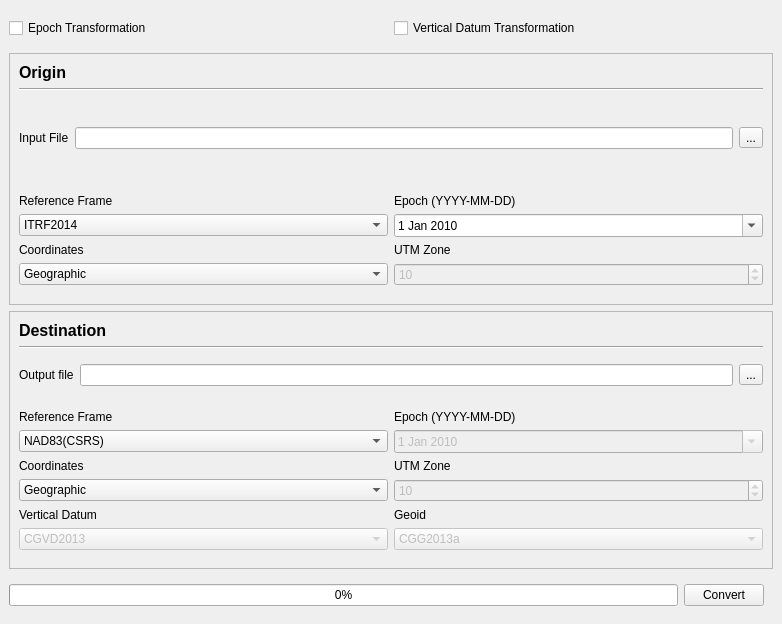
<?xml version="1.0" encoding="UTF-8"?>
<ui version="4.0">
 <class>MainWindow</class>
 <widget class="QMainWindow" name="MainWindow">
  <property name="geometry">
   <rect>
    <x>0</x>
    <y>0</y>
    <width>782</width>
    <height>624</height>
   </rect>
  </property>
  <property name="cursor">
   <cursorShape>ArrowCursor</cursorShape>
  </property>
  <property name="windowTitle">
   <string>LAS TRX</string>
  </property>
  <property name="windowIcon">
   <iconset>
    <normaloff>lastrx.ico</normaloff>lastrx.ico</iconset>
  </property>
  <widget class="QWidget" name="centralwidget">
   <layout class="QVBoxLayout" name="verticalLayout">
    <item>
     <widget class="QWidget" name="widget_options" native="true">
      <property name="sizePolicy">
       <sizepolicy hsizetype="Minimum" vsizetype="Fixed">
        <horstretch>0</horstretch>
        <verstretch>0</verstretch>
       </sizepolicy>
      </property>
      <layout class="QHBoxLayout" name="horizontalLayout_3">
       <property name="leftMargin">
        <number>0</number>
       </property>
       <property name="rightMargin">
        <number>0</number>
       </property>
       <item>
        <widget class="QCheckBox" name="checkBox_epoch_trans">
         <property name="text">
          <string>Epoch Transformation</string>
         </property>
        </widget>
       </item>
       <item>
        <widget class="QCheckBox" name="checkBox_vd_trans">
         <property name="text">
          <string>Vertical Datum Transformation</string>
         </property>
        </widget>
       </item>
      </layout>
     </widget>
    </item>
    <item>
     <widget class="QFrame" name="frame_input">
      <property name="frameShape">
       <enum>QFrame::StyledPanel</enum>
      </property>
      <property name="frameShadow">
       <enum>QFrame::Raised</enum>
      </property>
      <layout class="QVBoxLayout" name="verticalLayout_5">
       <item>
        <widget class="QLabel" name="label_input">
         <property name="sizePolicy">
          <sizepolicy hsizetype="Preferred" vsizetype="Fixed">
           <horstretch>0</horstretch>
           <verstretch>0</verstretch>
          </sizepolicy>
         </property>
         <property name="font">
          <font>
           <pointsize>12</pointsize>
           <weight>75</weight>
           <bold>true</bold>
          </font>
         </property>
         <property name="text">
          <string>Origin</string>
         </property>
        </widget>
       </item>
       <item>
        <widget class="Line" name="line_input">
         <property name="orientation">
          <enum>Qt::Horizontal</enum>
         </property>
        </widget>
       </item>
       <item>
        <widget class="QWidget" name="widget_input_file" native="true">
         <layout class="QHBoxLayout" name="horizontalLayout">
          <property name="leftMargin">
           <number>0</number>
          </property>
          <property name="rightMargin">
           <number>0</number>
          </property>
          <item>
           <widget class="QLabel" name="label_input_file">
            <property name="text">
             <string>Input File</string>
            </property>
            <property name="buddy">
             <cstring>lineEdit_input_file</cstring>
            </property>
           </widget>
          </item>
          <item>
           <widget class="QLineEdit" name="lineEdit_input_file"/>
          </item>
          <item>
           <widget class="QToolButton" name="toolButton_input_file">
            <property name="text">
             <string>...</string>
            </property>
           </widget>
          </item>
         </layout>
        </widget>
       </item>
       <item>
        <widget class="QWidget" name="widget_input_options" native="true">
         <layout class="QGridLayout" name="gridLayout">
          <property name="leftMargin">
           <number>0</number>
          </property>
          <property name="rightMargin">
           <number>0</number>
          </property>
          <item row="0" column="1">
           <widget class="QLabel" name="label_input_epoch">
            <property name="text">
             <string>Epoch (YYYY-MM-DD)</string>
            </property>
            <property name="buddy">
             <cstring>dateEdit_input_epoch</cstring>
            </property>
           </widget>
          </item>
          <item row="1" column="1">
           <widget class="QDateEdit" name="dateEdit_input_epoch">
            <property name="time">
             <time>
              <hour>16</hour>
              <minute>0</minute>
              <second>0</second>
             </time>
            </property>
            <property name="maximumDateTime">
             <datetime>
              <hour>23</hour>
              <minute>59</minute>
              <second>59</second>
              <year>9998</year>
              <month>1</month>
              <day>1</day>
             </datetime>
            </property>
            <property name="calendarPopup">
             <bool>true</bool>
            </property>
            <property name="timeSpec">
             <enum>Qt::UTC</enum>
            </property>
            <property name="date">
             <date>
              <year>2010</year>
              <month>1</month>
              <day>1</day>
             </date>
            </property>
           </widget>
          </item>
          <item row="1" column="0">
           <widget class="QComboBox" name="comboBox_input_reference">
            <property name="currentIndex">
             <number>1</number>
            </property>
            <item>
             <property name="text">
              <string>NAD83(CSRS)</string>
             </property>
            </item>
            <item>
             <property name="text">
              <string>ITRF2014</string>
             </property>
            </item>
            <item>
             <property name="text">
              <string>ITRF2008</string>
             </property>
            </item>
            <item>
             <property name="text">
              <string>ITRF2005</string>
             </property>
            </item>
            <item>
             <property name="text">
              <string>ITRF2000</string>
             </property>
            </item>
            <item>
             <property name="text">
              <string>ITRF97</string>
             </property>
            </item>
            <item>
             <property name="text">
              <string>ITRF96</string>
             </property>
            </item>
            <item>
             <property name="text">
              <string>ITRF94</string>
             </property>
            </item>
            <item>
             <property name="text">
              <string>ITRF93</string>
             </property>
            </item>
            <item>
             <property name="text">
              <string>ITRF92</string>
             </property>
            </item>
            <item>
             <property name="text">
              <string>ITRF91</string>
             </property>
            </item>
            <item>
             <property name="text">
              <string>ITRF90</string>
             </property>
            </item>
            <item>
             <property name="text">
              <string>ITRF89</string>
             </property>
            </item>
            <item>
             <property name="text">
              <string>ITRF88</string>
             </property>
            </item>
           </widget>
          </item>
          <item row="0" column="0">
           <widget class="QLabel" name="label_input_reference">
            <property name="text">
             <string>Reference Frame</string>
            </property>
            <property name="buddy">
             <cstring>comboBox_input_reference</cstring>
            </property>
           </widget>
          </item>
          <item row="3" column="1">
           <widget class="QLabel" name="label_input_utm_zone">
            <property name="text">
             <string>UTM Zone</string>
            </property>
            <property name="buddy">
             <cstring>spinBox_input_utm_zone</cstring>
            </property>
           </widget>
          </item>
          <item row="3" column="0">
           <widget class="QLabel" name="label_input_coordinates">
            <property name="text">
             <string>Coordinates</string>
            </property>
            <property name="buddy">
             <cstring>comboBox_input_coordinates</cstring>
            </property>
           </widget>
          </item>
          <item row="5" column="0">
           <widget class="QComboBox" name="comboBox_input_coordinates">
            <item>
             <property name="text">
              <string>Geographic</string>
             </property>
            </item>
            <item>
             <property name="text">
              <string>Cartesian</string>
             </property>
            </item>
            <item>
             <property name="text">
              <string>UTM</string>
             </property>
            </item>
           </widget>
          </item>
          <item row="5" column="1">
           <widget class="QSpinBox" name="spinBox_input_utm_zone">
            <property name="enabled">
             <bool>false</bool>
            </property>
            <property name="minimum">
             <number>7</number>
            </property>
            <property name="maximum">
             <number>22</number>
            </property>
            <property name="value">
             <number>10</number>
            </property>
           </widget>
          </item>
         </layout>
        </widget>
       </item>
      </layout>
     </widget>
    </item>
    <item>
     <widget class="QFrame" name="frame_output">
      <property name="frameShape">
       <enum>QFrame::StyledPanel</enum>
      </property>
      <property name="frameShadow">
       <enum>QFrame::Raised</enum>
      </property>
      <layout class="QVBoxLayout" name="verticalLayout_6">
       <item>
        <widget class="QLabel" name="label_output">
         <property name="sizePolicy">
          <sizepolicy hsizetype="Preferred" vsizetype="Fixed">
           <horstretch>0</horstretch>
           <verstretch>0</verstretch>
          </sizepolicy>
         </property>
         <property name="font">
          <font>
           <pointsize>12</pointsize>
           <weight>75</weight>
           <bold>true</bold>
          </font>
         </property>
         <property name="text">
          <string>Destination</string>
         </property>
        </widget>
       </item>
       <item>
        <widget class="Line" name="line_output">
         <property name="orientation">
          <enum>Qt::Horizontal</enum>
         </property>
        </widget>
       </item>
       <item>
        <widget class="QWidget" name="widget_output_file" native="true">
         <layout class="QHBoxLayout" name="horizontalLayout_2">
          <property name="leftMargin">
           <number>0</number>
          </property>
          <property name="rightMargin">
           <number>0</number>
          </property>
          <item>
           <widget class="QLabel" name="label_output_file">
            <property name="text">
             <string>Output file</string>
            </property>
            <property name="buddy">
             <cstring>lineEdit_output_file</cstring>
            </property>
           </widget>
          </item>
          <item>
           <widget class="QLineEdit" name="lineEdit_output_file"/>
          </item>
          <item>
           <widget class="QToolButton" name="toolButton_output_file">
            <property name="text">
             <string>...</string>
            </property>
           </widget>
          </item>
         </layout>
        </widget>
       </item>
       <item>
        <widget class="QWidget" name="widget_output_options" native="true">
         <layout class="QGridLayout" name="gridLayout_2">
          <property name="leftMargin">
           <number>0</number>
          </property>
          <property name="rightMargin">
           <number>0</number>
          </property>
          <property name="verticalSpacing">
           <number>6</number>
          </property>
          <item row="2" column="0">
           <widget class="QComboBox" name="comboBox_output_reference">
            <property name="enabled">
             <bool>true</bool>
            </property>
            <item>
             <property name="text">
              <string>NAD83(CSRS)</string>
             </property>
            </item>
           </widget>
          </item>
          <item row="6" column="0">
           <widget class="QLabel" name="label_output_vertical_datum">
            <property name="text">
             <string>Vertical Datum</string>
            </property>
            <property name="buddy">
             <cstring>comboBox_vertical_datum</cstring>
            </property>
           </widget>
          </item>
          <item row="0" column="0">
           <widget class="QLabel" name="label_output_reference">
            <property name="text">
             <string>Reference Frame</string>
            </property>
            <property name="buddy">
             <cstring>comboBox_output_reference</cstring>
            </property>
           </widget>
          </item>
          <item row="7" column="0">
           <widget class="QComboBox" name="comboBox_vertical_datum">
            <property name="enabled">
             <bool>false</bool>
            </property>
            <item>
             <property name="text">
              <string>CGVD2013</string>
             </property>
            </item>
            <item>
             <property name="text">
              <string>CGVD28</string>
             </property>
            </item>
           </widget>
          </item>
          <item row="0" column="1">
           <widget class="QLabel" name="label_output_epoch">
            <property name="text">
             <string>Epoch (YYYY-MM-DD)</string>
            </property>
            <property name="buddy">
             <cstring>dateEdit_output_epoch</cstring>
            </property>
           </widget>
          </item>
          <item row="2" column="1">
           <widget class="QDateEdit" name="dateEdit_output_epoch">
            <property name="enabled">
             <bool>false</bool>
            </property>
            <property name="time">
             <time>
              <hour>16</hour>
              <minute>0</minute>
              <second>0</second>
             </time>
            </property>
            <property name="calendarPopup">
             <bool>true</bool>
            </property>
            <property name="timeSpec">
             <enum>Qt::UTC</enum>
            </property>
            <property name="date">
             <date>
              <year>2010</year>
              <month>1</month>
              <day>1</day>
             </date>
            </property>
           </widget>
          </item>
          <item row="3" column="0">
           <widget class="QLabel" name="label_output_coordinates">
            <property name="text">
             <string>Coordinates</string>
            </property>
            <property name="buddy">
             <cstring>comboBox_output_coordinates</cstring>
            </property>
           </widget>
          </item>
          <item row="4" column="0">
           <widget class="QComboBox" name="comboBox_output_coordinates">
            <item>
             <property name="text">
              <string>Geographic</string>
             </property>
            </item>
            <item>
             <property name="text">
              <string>Cartesian</string>
             </property>
            </item>
            <item>
             <property name="text">
              <string>UTM</string>
             </property>
            </item>
           </widget>
          </item>
          <item row="3" column="1">
           <widget class="QLabel" name="label_output_utm_zone">
            <property name="text">
             <string>UTM Zone</string>
            </property>
            <property name="buddy">
             <cstring>spinBox_output_utm_zone</cstring>
            </property>
           </widget>
          </item>
          <item row="4" column="1">
           <widget class="QSpinBox" name="spinBox_output_utm_zone">
            <property name="enabled">
             <bool>false</bool>
            </property>
            <property name="minimum">
             <number>7</number>
            </property>
            <property name="maximum">
             <number>22</number>
            </property>
            <property name="value">
             <number>10</number>
            </property>
            <property name="displayIntegerBase">
             <number>10</number>
            </property>
           </widget>
          </item>
          <item row="6" column="1">
           <widget class="QLabel" name="label_output_geoid">
            <property name="text">
             <string>Geoid</string>
            </property>
            <property name="buddy">
             <cstring>comboBox_output_geoid</cstring>
            </property>
           </widget>
          </item>
          <item row="7" column="1">
           <widget class="QComboBox" name="comboBox_output_geoid">
            <property name="enabled">
             <bool>false</bool>
            </property>
            <item>
             <property name="text">
              <string>CGG2013a</string>
             </property>
            </item>
            <item>
             <property name="text">
              <string>CGG2013</string>
             </property>
            </item>
           </widget>
          </item>
         </layout>
        </widget>
       </item>
      </layout>
     </widget>
    </item>
    <item>
     <widget class="QWidget" name="widget_actions" native="true">
      <property name="sizePolicy">
       <sizepolicy hsizetype="Preferred" vsizetype="Fixed">
        <horstretch>0</horstretch>
        <verstretch>0</verstretch>
       </sizepolicy>
      </property>
      <layout class="QHBoxLayout" name="horizontalLayout_4">
       <property name="leftMargin">
        <number>0</number>
       </property>
       <item>
        <widget class="QProgressBar" name="progressBar">
         <property name="value">
          <number>0</number>
         </property>
         <property name="textVisible">
          <bool>true</bool>
         </property>
        </widget>
       </item>
       <item>
        <widget class="QPushButton" name="pushButton_convert">
         <property name="text">
          <string>Convert</string>
         </property>
        </widget>
       </item>
      </layout>
     </widget>
    </item>
   </layout>
  </widget>
 </widget>
 <tabstops>
  <tabstop>checkBox_epoch_trans</tabstop>
  <tabstop>checkBox_vd_trans</tabstop>
  <tabstop>lineEdit_input_file</tabstop>
  <tabstop>toolButton_input_file</tabstop>
  <tabstop>comboBox_input_reference</tabstop>
  <tabstop>dateEdit_input_epoch</tabstop>
  <tabstop>comboBox_input_coordinates</tabstop>
  <tabstop>spinBox_input_utm_zone</tabstop>
  <tabstop>lineEdit_output_file</tabstop>
  <tabstop>toolButton_output_file</tabstop>
  <tabstop>comboBox_output_reference</tabstop>
  <tabstop>dateEdit_output_epoch</tabstop>
  <tabstop>comboBox_output_coordinates</tabstop>
  <tabstop>spinBox_output_utm_zone</tabstop>
  <tabstop>comboBox_vertical_datum</tabstop>
  <tabstop>comboBox_output_geoid</tabstop>
  <tabstop>pushButton_convert</tabstop>
 </tabstops>
 <resources/>
 <connections/>
</ui>
